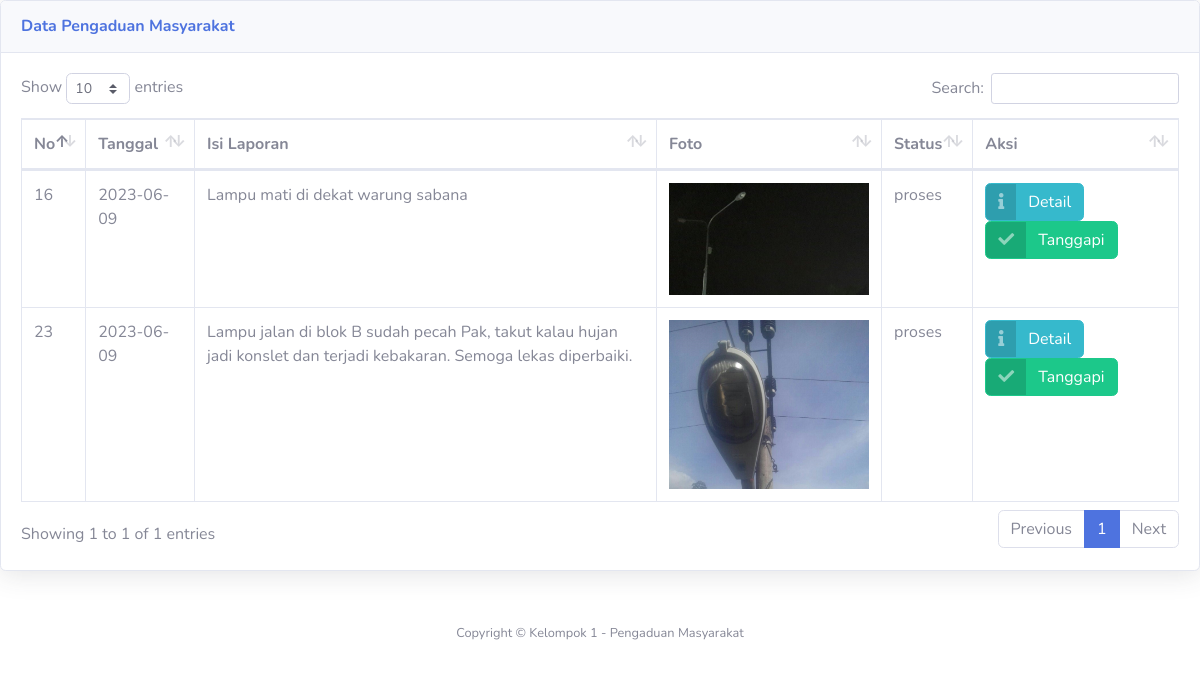
The app's page /admin/verifikasi_pengaduan.php with its own data.
### tables this page shows
CREATE TABLE `pengaduan` (
  `id_pengaduan` int(11) NOT NULL,
  `tgl_pengaduan` date NOT NULL,
  `nik` char(16) NOT NULL,
  `isi_laporan` text NOT NULL,
  `foto` varchar(255) NOT NULL,
  `status` enum('0','proses','selesai') NOT NULL
);

### admin/verifikasi_pengaduan.php (the view, shortened to what this page needs)
<!DOCTYPE html>
<html lang="en">
<head>
  <link href="../vendor/fontawesome-free/css/all.min.css" rel="stylesheet" type="text/css">
  <link href="../css/sb-admin-2.min.css" rel="stylesheet">
  <link href="../vendor/datatables/dataTables.bootstrap4.min.css" rel="stylesheet">
</head>
          <div class="card shadow mb-4">
            <div class="card-header py-3">
              <h6 class="m-0 font-weight-bold text-primary">Data Pengaduan Masyarakat </h6>
            </div>
            <div class="card-body">
              <div class="table-responsive">
                <table class="table table-bordered" id="dataTable" width="100%" cellspacing="0">
                  <thead>
                    <tr>
                      <th>No</th>
                      <th>Tanggal</th>
                      <th>Isi Laporan</th>
                      <th>Foto</th>
                      <th>Status</th>
                      <th>Aksi</th>
                    </tr>
                  </thead>
                  <?php
                  $sql = mysql_query("select * from pengaduan where status = 'proses'");
                  while ($data = mysql_fetch_array($sql)){
                    ?>
                  <tbody>
                    <tr>
                      <td><?php echo $data['id_pengaduan']; ?></td>
                      <td><?php echo $data['tgl_pengaduan']; ?></td>
                      <td><?php echo $data['isi_laporan']; ?></td>
                      <td><img src="../foto/<?php echo $data['foto']; ?>" width="200px"></td>
                      <td><?php echo $data['status']; ?></td>
                      <td>
                        <a href="?url=detail_pengaduan&id=<?php echo $data['id_pengaduan']; ?>" class="btn btn-info btn-icon-split">
                            <span class="icon text-white-50">
                                <i class="fas fa-info"></i>
                            </span>
                            <span class="text">Detail</span>
                        </a>
                        <a href="?url=tanggapan&id=<?php echo $data['id_pengaduan']; ?>" class="btn btn-success btn-icon-split">
                            <span class="icon text-white-50">
                                <i class="fas fa-check"></i>
                            </span>
                            <span class="text">Tanggapi</span>
                        </a>
                      </td>
                    </tr>
                  </tbody>
                  <?php } ?>
                </table>
              </div>
            </div>
          </div>
      <footer class="sticky-footer bg-white">
        <div class="container my-auto">
          <div class="copyright text-center my-auto">
          <span>Copyright &copy; Kelompok 1 - Pengaduan Masyarakat</span>
          </div>
        </div>
      </footer>
</body>
</html>

### records on screen
pengaduan: id_pengaduan "16", tgl_pengaduan "2023-06-09", isi_laporan "Lampu mati di dekat warung sabana", foto (picture), status "proses"
pengaduan: id_pengaduan "23", tgl_pengaduan "2023-06-09", isi_laporan "Lampu jalan di blok B sudah pecah Pak, takut kalau hujan jadi konslet dan terjadi kebakaran. Semoga lekas diperbaiki.", foto (picture), status "proses"
